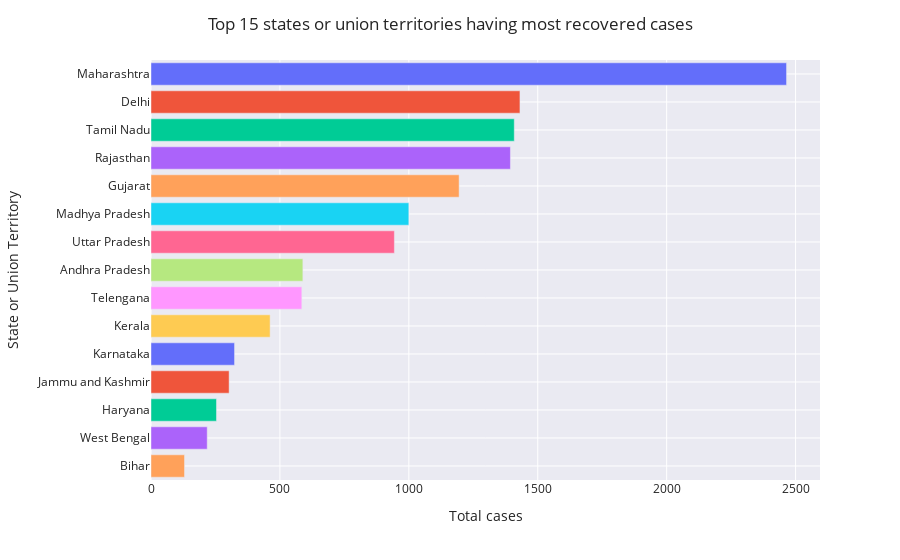

Notebook source saved alongside this figure:
### Markdown cell above
### Top 15 states or union territories having most deaths

### Code cell
fig = px.bar(top_recovered.head(15) , x='recovered', y='state_or_ut', orientation='h', 
             color='state_or_ut', color_discrete_sequence=px.colors.qualitative.Plotly)
fig.update_layout(title='Top 15 states or union territories having most recovered cases',
                   xaxis_title='Total cases',
                   yaxis_title='State or Union Territory', showlegend=False)
fig.show()

### Figure 1 — Plotly figure (JSON) as saved in the notebook; plotly's stock layout.template omitted (floating-point values rounded to 4 significant figures)
{"data": [{"alignmentgroup": "True", "hovertemplate": "state_or_ut=%{y}<br>recovered=%{x}<extra></extra>", "legendgroup": "Maharashtra", "marker": {"color": "#636EFA"}, "name": "Maharashtra", "offsetgroup": "Maharashtra", "orientation": "h", "showlegend": true, "textposition": "auto", "type": "bar", "x": [2465], "xaxis": "x", "y": ["Maharashtra"], "yaxis": "y"}, {"alignmentgroup": "True", "hovertemplate": "state_or_ut=%{y}<br>recovered=%{x}<extra></extra>", "legendgroup": "Delhi", "marker": {"color": "#EF553B"}, "name": "Delhi", "offsetgroup": "Delhi", "orientation": "h", "showlegend": true, "textposition": "auto", "type": "bar", "x": [1431], "xaxis": "x", "y": ["Delhi"], "yaxis": "y"}, {"alignmentgroup": "True", "hovertemplate": "state_or_ut=%{y}<br>recovered=%{x}<extra></extra>", "legendgroup": "Tamil Nadu", "marker": {"color": "#00CC96"}, "name": "Tamil Nadu", "offsetgroup": "Tamil Nadu", "orientation": "h", "showlegend": true, "textposition": "auto", "type": "bar", "x": [1409], "xaxis": "x", "y": ["Tamil Nadu"], "yaxis": "y"}, {"alignmentgroup": "True", "hovertemplate": "state_or_ut=%{y}<br>recovered=%{x}<extra></extra>", "legendgroup": "Rajasthan", "marker": {"color": "#AB63FA"}, "name": "Rajasthan", "offsetgroup": "Rajasthan", "orientation": "h", "showlegend": true, "textposition": "auto", "type": "bar", "x": [1394], "xaxis": "x", "y": ["Rajasthan"], "yaxis": "y"}, {"alignmentgroup": "True", "hovertemplate": "state_or_ut=%{y}<br>recovered=%{x}<extra></extra>", "legendgroup": "Gujarat", "marker": {"color": "#FFA15A"}, "name": "Gujarat", "offsetgroup": "Gujarat", "orientation": "h", "showlegend": true, "textposition": "auto", "type": "bar", "x": [1195], "xaxis": "x", "y": ["Gujarat"], "yaxis": "y"}, {"alignmentgroup": "True", "hovertemplate": "state_or_ut=%{y}<br>recovered=%{x}<extra></extra>", "legendgroup": "Madhya Pradesh", "marker": {"color": "#19D3F3"}, "name": "Madhya Pradesh", "offsetgroup": "Madhya Pradesh", "orientation": "h", "showlegend": true, "textposition": "auto", "type": "bar", "x": [1000], "xaxis": "x", "y": ["Madhya Pradesh"], "yaxis": "y"}, {"alignmentgroup": "True", "hovertemplate": "state_or_ut=%{y}<br>recovered=%{x}<extra></extra>", "legendgroup": "Uttar Pradesh", "marker": {"color": "#FF6692"}, "name": "Uttar Pradesh", "offsetgroup": "Uttar Pradesh", "orientation": "h", "showlegend": true, "textposition": "auto", "type": "bar", "x": [944], "xaxis": "x", "y": ["Uttar Pradesh"], "yaxis": "y"}, {"alignmentgroup": "True", "hovertemplate": "state_or_ut=%{y}<br>recovered=%{x}<extra></extra>", "legendgroup": "Andhra Pradesh", "marker": {"color": "#B6E880"}, "name": "Andhra Pradesh", "offsetgroup": "Andhra Pradesh", "orientation": "h", "showlegend": true, "textposition": "auto", "type": "bar", "x": [589], "xaxis": "x", "y": ["Andhra Pradesh"], "yaxis": "y"}, {"alignmentgroup": "True", "hovertemplate": "state_or_ut=%{y}<br>recovered=%{x}<extra></extra>", "legendgroup": "Telengana", "marker": {"color": "#FF97FF"}, "name": "Telengana", "offsetgroup": "Telengana", "orientation": "h", "showlegend": true, "textposition": "auto", "type": "bar", "x": [585], "xaxis": "x", "y": ["Telengana"], "yaxis": "y"}, {"alignmentgroup": "True", "hovertemplate": "state_or_ut=%{y}<br>recovered=%{x}<extra></extra>", "legendgroup": "Kerala", "marker": {"color": "#FECB52"}, "name": "Kerala", "offsetgroup": "Kerala", "orientation": "h", "showlegend": true, "textposition": "auto", "type": "bar", "x": [462], "xaxis": "x", "y": ["Kerala"], "yaxis": "y"}, {"alignmentgroup": "True", "hovertemplate": "state_or_ut=%{y}<br>recovered=%{x}<extra></extra>", "legendgroup": "Karnataka", "marker": {"color": "#636EFA"}, "name": "Karnataka", "offsetgroup": "Karnataka", "orientation": "h", "showlegend": true, "textposition": "auto", "type": "bar", "x": [324], "xaxis": "x", "y": ["Karnataka"], "yaxis": "y"}, {"alignmentgroup": "True", "hovertemplate": "state_or_ut=%{y}<br>recovered=%{x}<extra></extra>", "legendgroup": "Jammu and Kashmir", "marker": {"color": "#EF553B"}, "name": "Jammu and Kashmir", "offsetgroup": "Jammu and Kashmir", "orientation": "h", "showlegend": true, "textposition": "auto", "type": "bar", "x": [303], "xaxis": "x", "y": ["Jammu and Kashmir"], "yaxis": "y"}, {"alignmentgroup": "True", "hovertemplate": "state_or_ut=%{y}<br>recovered=%{x}<extra></extra>", "legendgroup": "Haryana", "marker": {"color": "#00CC96"}, "name": "Haryana", "offsetgroup": "Haryana", "orientation": "h", "showlegend": true, "textposition": "auto", "type": "bar", "x": [254], "xaxis": "x", "y": ["Haryana"], "yaxis": "y"}, {"alignmentgroup": "True", "hovertemplate": "state_or_ut=%{y}<br>recovered=%{x}<extra></extra>", "legendgroup": "West Bengal", "marker": {"color": "#AB63FA"}, "name": "West Bengal", "offsetgroup": "West Bengal", "orientation": "h", "showlegend": true, "textposition": "auto", "type": "bar", "x": [218], "xaxis": "x", "y": ["West Bengal"], "yaxis": "y"}, {"alignmentgroup": "True", "hovertemplate": "state_or_ut=%{y}<br>recovered=%{x}<extra></extra>", "legendgroup": "Bihar", "marker": {"color": "#FFA15A"}, "name": "Bihar", "offsetgroup": "Bihar", "orientation": "h", "showlegend": true, "textposition": "auto", "type": "bar", "x": [130], "xaxis": "x", "y": ["Bihar"], "yaxis": "y"}], "layout": {"barmode": "relative", "legend": {"title": {"text": "state_or_ut"}, "tracegroupgap": 0}, "margin": {"t": 60}, "showlegend": false, "title": {"text": "Top 15 states or union territories having most recovered cases"}, "xaxis": {"anchor": "y", "domain": [0, 1], "title": {"text": "Total cases"}}, "yaxis": {"anchor": "x", "categoryarray": ["Bihar", "West Bengal", "Haryana", "Jammu and Kashmir", "Karnataka", "Kerala", "Telengana", "Andhra Pradesh", "Uttar Pradesh", "Madhya Pradesh", "Gujarat", "Rajasthan", "Tamil Nadu", "Delhi", "Maharashtra"], "categoryorder": "array", "domain": [0, 1], "title": {"text": "State or Union Territory"}}}}
